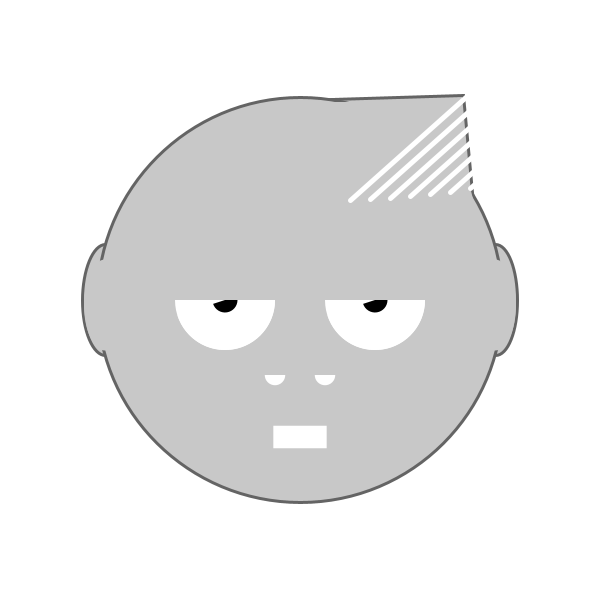
Frame 1 (no input)
Frame 60 (the mouse pressed at the canvas centre just before this capture): identical to frame 1, image omitted
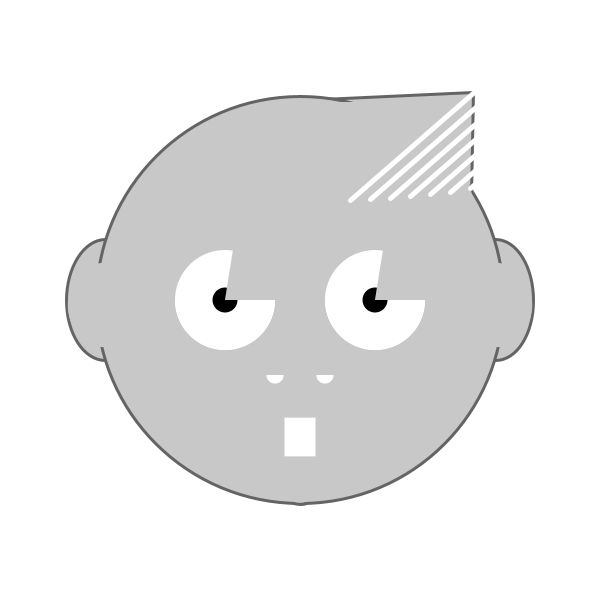
Frame 120 (the mouse held since frame 60 and released just before this capture)

The Processing sketch that drew these frames (run headless with seeded random() and noise(); from frame 60 on, the mouse is pressed at the canvas centre):

// Processing sketch: processing_63710
// ── processing_63710.pde

void setup(){
 size (600, 600);
 background (255);
 smooth();
}

void draw(){

  float d=map(mouseX,0, width, 45,110);
  
   background (255);
 
//chin bottom
fill (200);
stroke (100);
strokeWeight(3);
ellipseMode (CENTER);
ellipse (width/2, 485, d/2, d/2);

//earL bottom
fill (200);
stroke (100);
strokeWeight(3);
ellipseMode (CENTER);
ellipse (width/6+5, height/2, d, height/6+.3*d-2);

 
//earR bottom
fill (200);
stroke (100);
strokeWeight(3);
ellipseMode (CENTER);
ellipse (5*width/6-5, height/2,  d, width/6+.3*d-2);
//hair top
fill (200);
stroke(100);
strokeWeight(3);
triangle (width/2,height/6, (4.5*width/6)+ .3*d, (height/6)-.1*d, (5*width/6)-.4*d, height/2);

//head
fill (200);
stroke (100);
strokeWeight(3);
ellipseMode (CENTER);
ellipse (width/2, height/2, (2*width/3)+.1*d, (2*height/3)+.1*d);

//chin top
fill (200);
noStroke ();
ellipseMode (CENTER);
ellipse (width/2, 485, d/2-3, d/2-3);
 
 
//earL top
fill (200);
noStroke ();
ellipseMode (CENTER);
ellipse (width/6+5, height/2+5, d-3, height/6+.3*d-.5*d);
 
 
//earR top
fill (200);
noStroke ();
ellipseMode (CENTER);
ellipse (5*width/6-5, height/2+5,  d-3, width/6+.3*d-.5*d);
 
 
//eyeL
fill (255);
noStroke ();
arc (225, height/2, width/6, height/6, 0, PI*(d/50));
 
//eyeR
fill (255);
noStroke ();
arc (375, height/2, width/6, height/6, 0, PI*(d/50));
 
//eyeL
fill (255);
noStroke ();
arc (225, height/2, width/6, height/6, 0, PI);
 
//eyeR
fill (255);
noStroke ();
arc (375, height/2, width/6, height/6, 0, PI);
 
//eyeballL
fill (0);
noStroke ();
ellipseMode (CENTER);
arc (225, height/2, width/24, height/24, 0, PI*(d/50));
 
//eyeballR
fill (0);
noStroke ();
ellipseMode (CENTER);
arc (375, height/2, width/24, height/24,0, PI*(d/50));
 
//nostrilL
fill (255);
noStroke ();
ellipseMode (CENTER);
arc (275, 375, width/24-.1*d, height/24-.1*d, 0, PI);
 
//nostrilr
fill (255);
noStroke ();
ellipseMode (CENTER);
arc (325, 375, width/24-.1*d, height/24-.1*d, 0, PI);
 
//mouth
fill (255);
noStroke ();
rectMode (CENTER);
rect (300, 437, width/(d/4), d/2);
 
//hair top
fill (200);
noStroke();
triangle (width/2,height/6+2, 4.5*width/6-1, height/6+2, 5*width/6-2, height/2);

//hair streaks

fill (255);
stroke (255);
strokeWeight(5);
line (3.5*width/6, height/3, 4.75*width/6+.1*d, height/7);
line (3.5*width/6+20, height/3-1, 4.75*width/6+.1*d+20, height/7-1);
line (3.5*width/6+40, height/3-2, 4.75*width/6+.1*d+40, height/7-2);
line (3.5*width/6+60, height/3-4, 4.75*width/6+.1*d+60, height/7-4);
line (3.5*width/6+80, height/3-6, 4.75*width/6+.1*d+80, height/7-6);
line (3.5*width/6+100, height/3-8, 4.75*width/6+.1*d+100, height/7-8);
line (3.5*width/6+120, height/3-12, 4.75*width/6+.1*d+120, height/7-12);
}
